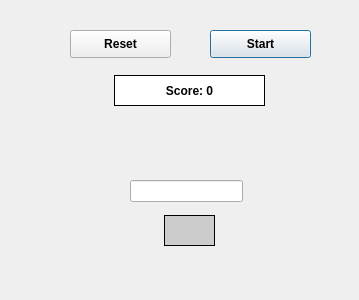
<?xml version="1.0" encoding="UTF-8"?>
<ui version="4.0">
 <class>Dialog</class>
 <widget class="QDialog" name="Dialog">
  <property name="geometry">
   <rect>
    <x>0</x>
    <y>0</y>
    <width>359</width>
    <height>300</height>
   </rect>
  </property>
  <property name="windowTitle">
   <string>Dialog</string>
  </property>
  <widget class="QPushButton" name="pushButton">
   <property name="geometry">
    <rect>
     <x>210</x>
     <y>30</y>
     <width>101</width>
     <height>28</height>
    </rect>
   </property>
   <property name="font">
    <font>
     <weight>75</weight>
     <bold>true</bold>
    </font>
   </property>
   <property name="text">
    <string>Start</string>
   </property>
  </widget>
  <widget class="QLabel" name="label">
   <property name="geometry">
    <rect>
     <x>114</x>
     <y>75</y>
     <width>151</width>
     <height>31</height>
    </rect>
   </property>
   <property name="font">
    <font>
     <weight>75</weight>
     <bold>true</bold>
    </font>
   </property>
   <property name="styleSheet">
    <string notr="true">border: 1px solid;
background-color:rgb(255, 255, 255);</string>
   </property>
   <property name="text">
    <string>Score: 0</string>
   </property>
   <property name="alignment">
    <set>Qt::AlignCenter</set>
   </property>
  </widget>
  <widget class="QLabel" name="label_2">
   <property name="geometry">
    <rect>
     <x>124</x>
     <y>125</y>
     <width>141</width>
     <height>31</height>
    </rect>
   </property>
   <property name="font">
    <font>
     <pointsize>10</pointsize>
     <weight>75</weight>
     <bold>true</bold>
    </font>
   </property>
   <property name="text">
    <string/>
   </property>
   <property name="alignment">
    <set>Qt::AlignCenter</set>
   </property>
  </widget>
  <widget class="QLineEdit" name="lineEdit">
   <property name="geometry">
    <rect>
     <x>130</x>
     <y>180</y>
     <width>113</width>
     <height>22</height>
    </rect>
   </property>
  </widget>
  <widget class="QLabel" name="label_3">
   <property name="geometry">
    <rect>
     <x>164</x>
     <y>215</y>
     <width>51</width>
     <height>31</height>
    </rect>
   </property>
   <property name="font">
    <font>
     <weight>75</weight>
     <bold>true</bold>
    </font>
   </property>
   <property name="styleSheet">
    <string notr="true">background: rgb(204, 204, 204);
border: 1px solid;</string>
   </property>
   <property name="text">
    <string/>
   </property>
   <property name="alignment">
    <set>Qt::AlignCenter</set>
   </property>
  </widget>
  <widget class="QPushButton" name="pushButton_2">
   <property name="geometry">
    <rect>
     <x>70</x>
     <y>30</y>
     <width>101</width>
     <height>28</height>
    </rect>
   </property>
   <property name="font">
    <font>
     <weight>75</weight>
     <bold>true</bold>
    </font>
   </property>
   <property name="text">
    <string>Reset</string>
   </property>
  </widget>
 </widget>
 <resources/>
 <connections/>
</ui>
